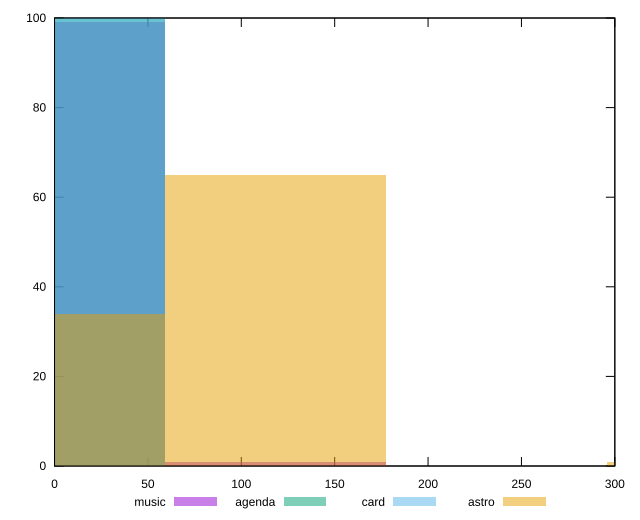

The script that saved this image:
reset

$music <<EOF
118.36597678377849 1
0 99
EOF

$agenda <<EOF
0 100
EOF

$card <<EOF
0 100
EOF

$astro <<EOF
355.0979303513355 1
0 34
118.36597678377849 65
EOF

set key outside below
set boxwidth 118.36597678377849
set xrange [0:300]
set yrange [0:100]
set trange [0:100]
set style fill transparent solid 0.5 noborder
set terminal svg size 640, 520 enhanced background rgb 'white'
set output "reports/report_00032_2021-02-25T10-28-15.087Z/unminified-javascript/comparison/histogram/all_raw.svg"

plot $music title "music" with boxes, \
     $agenda title "agenda" with boxes, \
     $card title "card" with boxes, \
     $astro title "astro" with boxes

reset
